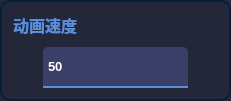
                        <widget class="QFrame" name="frame_anifont_6">
                         <property name="sizePolicy">
                          <sizepolicy hsizetype="Preferred" vsizetype="Expanding">
                           <horstretch>0</horstretch>
                           <verstretch>0</verstretch>
                          </sizepolicy>
                         </property>
                         <property name="minimumSize">
                          <size>
                           <width>231</width>
                           <height>101</height>
                          </size>
                         </property>
                         <property name="styleSheet">
                          <string notr="true">QFrame{
 border:2px solid;
	border-color: rgb(5, 32, 56);
	background-color: rgb(36,38,58);
border-radius:10px;
}
QComboBox QAbstractItemView{
outline: 0px solid gray;            
/*border:1px solid #eeeeee;*/            
color:rgb(145,151,163);
selection-color:white;
font-size:14px;
font-family:Microsoft YaHei UI;            
background-color:rgb(18,26,39);
selection-background-color:rgb(33,41,54);
border-top-radius:0px;
border-bottom-radius:10px;
}</string>
                         </property>
                         <property name="frameShape">
                          <enum>QFrame::StyledPanel</enum>
                         </property>
                         <property name="frameShadow">
                          <enum>QFrame::Raised</enum>
                         </property>
                         <layout class="QVBoxLayout" name="verticalLayout_23">
                          <item alignment="Qt::AlignTop">
                           <widget class="QLabel" name="label_anifont_6">
                            <property name="sizePolicy">
                             <sizepolicy hsizetype="Fixed" vsizetype="Fixed">
                              <horstretch>0</horstretch>
                              <verstretch>0</verstretch>
                             </sizepolicy>
                            </property>
                            <property name="font">
                             <font>
                              <family>Microsoft YaHei UI</family>
                              <pointsize>12</pointsize>
                              <weight>75</weight>
                              <bold>true</bold>
                             </font>
                            </property>
                            <property name="styleSheet">
                             <string notr="true">QLabel{
border:none;
color:#598FDC;
}</string>
                            </property>
                            <property name="text">
                             <string>动画速度</string>
                            </property>
                           </widget>
                          </item>
                          <item alignment="Qt::AlignBottom">
                           <widget class="QFrame" name="frame_selectanifont_4">
                            <property name="minimumSize">
                             <size>
                              <width>0</width>
                              <height>0</height>
                             </size>
                            </property>
                            <property name="styleSheet">
                             <string notr="true">QFrame{border:none;
}</string>
                            </property>
                            <property name="frameShape">
                             <enum>QFrame::StyledPanel</enum>
                            </property>
                            <property name="frameShadow">
                             <enum>QFrame::Raised</enum>
                            </property>
                            <property name="lineWidth">
                             <number>0</number>
                            </property>
                            <layout class="QHBoxLayout" name="horizontalLayout_21">
                             <property name="spacing">
                              <number>0</number>
                             </property>
                             <property name="leftMargin">
                              <number>0</number>
                             </property>
                             <property name="topMargin">
                              <number>0</number>
                             </property>
                             <property name="rightMargin">
                              <number>0</number>
                             </property>
                             <property name="bottomMargin">
                              <number>0</number>
                             </property>
                             <item>
                              <widget class="QLineEdit" name="lineEdit_vespeed">
                               <property name="sizePolicy">
                                <sizepolicy hsizetype="Expanding" vsizetype="Fixed">
                                 <horstretch>0</horstretch>
                                 <verstretch>0</verstretch>
                                </sizepolicy>
                               </property>
                               <property name="minimumSize">
                                <size>
                                 <width>103</width>
                                 <height>41</height>
                                </size>
                               </property>
                               <property name="maximumSize">
                                <size>
                                 <width>145</width>
                                 <height>16777215</height>
                                </size>
                               </property>
                               <property name="font">
                                <font>
                                 <family>Microsoft YaHei UI</family>
                                 <pointsize>10</pointsize>
                                 <weight>75</weight>
                                 <bold>true</bold>
                                </font>
                               </property>
                               <property name="styleSheet">
                                <string notr="true">QLineEdit{ border: 0px solid;
	border-bottom: 2px solid;
	border-color: #598FDC;
    border-top-left-radius: 5px;
	border-top-right-radius: 5px;
    padding: 1px 10px 1px 3px;
    min-width: 6em;
	background-color: rgb(57, 63, 103);
	
	color: rgb(255, 255, 255);}</string>
                               </property>
                               <property name="text">
                                <string>50</string>
                               </property>
                              </widget>
                             </item>
                            </layout>
                           </widget>
                          </item>
                         </layout>
                        </widget>
